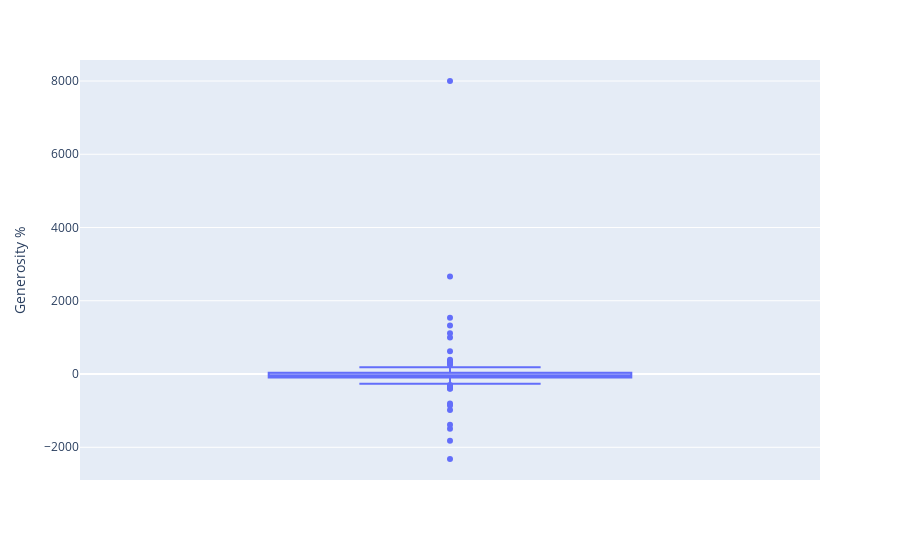

The cell this chart's notebook holds for it:
### Code cell
px.box(df_change, y=df_change["Generosity %"])

### Figure 1 — Plotly figure (JSON) as saved in the notebook; plotly's stock layout.template omitted (floating-point values rounded to 4 significant figures)
{"data": [{"alignmentgroup": "True", "hovertemplate": "Generosity %=%{y}<extra></extra>", "legendgroup": "", "marker": {"color": "#636efa"}, "name": "", "notched": false, "offsetgroup": "", "orientation": "v", "showlegend": false, "type": "box", "x0": " ", "xaxis": "x", "y": [-166.8, -51.48, -102.8, 21.11, -23.55, -67.33, -54.64, 104.9, -25.77, 10.72, 1112.0, -88.66, 118.5, -329.6, -4.401, -14.33, -52.34, -96.09, -96.84, -72.8, -55.92, 79.74, -192.0, 134.2, -203.2, 342.3, -30.48, -104.3, -93.17, -979.4, -25.94, -13.86, -43.07, -150.8, 29.99, -4.192, 1.908, 73.37, 999.7, -8.773, -801.4, 138.1, -34.32, 118.9, -396.0, 26.81, -80.8, -39.35, 357.9, 114.9, 391.7, -76.63, 1322.0, -98.47, -86.68, 8001.0, -1494.0, 50.18, 70.02, -142.6, -79.89, -96.36, -859.0, -62.45, -296.2, -127.6, 41.73, 13.13, -1.362, -53.61, 12.01, -400.6, -1823.0, -36.68, -44.87, -249.4, -146.9, 316.9, -2320.0, -85.26, 5.185, -213.8, 245.0, 35.13, 58.39, -58.55, -265.7, -88.28, -78.4, 1538.0, -118.3, -1381.0, 305.1, -13.15, -60.05, -64.66, 185.8, -43.63, -317.5, -22.82, -192.8, 5.103, -43.94, 340.6, -64.41, -19.49, -10.2, 19.11, 623.1, -219.6, 2665.0, -27.41], "y0": " ", "yaxis": "y"}], "layout": {"boxmode": "group", "legend": {"tracegroupgap": 0}, "margin": {"t": 60}, "xaxis": {"anchor": "y", "domain": [0, 1]}, "yaxis": {"anchor": "x", "domain": [0, 1], "title": {"text": "Generosity %"}}}}
